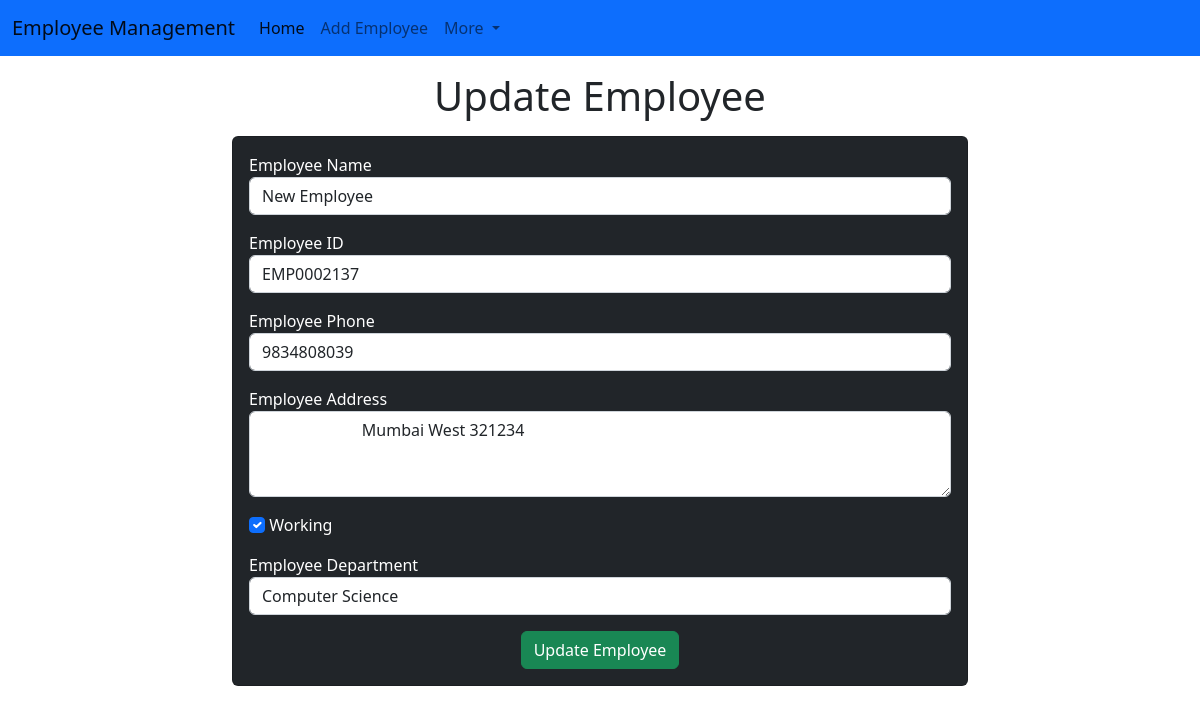
Page /employee/update-emp/6 on the committed database.
### emp/models.py (models this page shows)
class Employee(models.Model):
    name = models.CharField(max_length=200)
    emp_id = models.CharField(max_length=200)
    phone = models.CharField(max_length=10)
    address = models.CharField(max_length=150)
    working = models.BooleanField(default=True)
    department = models.CharField(max_length=50)

### emp/views.py (the view)
# urls.py: path("update-emp/<int:emp_id>", update_emp),
def update_emp(request, emp_id):
    emp = Employee.objects.get(pk=emp_id)
    return render(request, "emp/update_emp.html",{
        'emp':emp
    })

### templates/emp/update_emp.html (shortened to what this page needs)
<!DOCTYPE html>
<html lang="en">
  <head>
    <link
      href="https://cdn.jsdelivr.net/npm/bootstrap@5.2.0-beta1/dist/css/bootstrap.min.css"
      rel="stylesheet"
    />
  </head>
  <body>
    {% include 'emp/navbar.html' %}
    <h1 class="text-center my-3">Update Employee</h1>
    <div class="container">
      <div class="row">
        <div class="col-md-8 offset-md-2">
          <div class="card bg-dark text-white">
            <div class="card-body">
              <form action="/employee/do_update_emp/{{emp.id}}" method="POST">
                <div class="mb-3">
                  <label for="name">Employee Name</label>
                  <input
                    id="name"
                    type="text"
                    class="form-control"
                    placeholder="Ex. Jackson Ray"
                    name="emp_name"
                    value="{{emp.name}}"
                  />
                </div>
                <div class="mb-3">
                  <label for="id">Employee ID</label>
                  <input
                    id="id"
                    type="text"
                    class="form-control"
                    placeholder="Ex. 23541"
                    name="emp_id"
                    value="{{emp.emp_id}}"
                  />
                </div>
                <div class="mb-3">
                  <label for="phone">Employee Phone</label>
                  <input
                    id="phone"
                    type="text"
                    class="form-control"
                    placeholder="Ex. 9876346523"
                    name="emp_phone"
                    value="{{emp.phone}}"
                  />
                </div>
                <div class="mb-3">
                    <label for="address">Employee Address</label>
                    <textarea
                        rows="3"
                        id="address"
                        type="text"
                        class="form-control"
                        placeholder="Mumbai, West-213456"
                        name="emp_address">
                        {{emp.address}}
                    </textarea>
                </div>
                <div class="mb-3">
                  <input
                    {%
                    if
                    emp.working
                    %}
                    checked
                    {%
                    endif
                    %}
                    type="checkbox"
                    name="emp_working"
                    id="working"
                    class="form-check-input"
                    value="{{emp.working}}"
                  />
                  <label for="working">Working</label>
                </div>
                <div class="mb-3">
                  <label for="department">Employee Department</label>
                  <select
                    name="emp_department"
                    id="department"
                    class="form-control"
                    value="{{emp.department}}"
                  >
                    <option value="CS">Computer Science</option>
                  </select>
                </div>
                <div class="container text-center">
                  <button class="btn btn-success">Update Employee</button>
                </div>
              </form>
            </div>
          </div>
        </div>
      </div>
    </div>
  </body>
</html>

### rows in the picture
Employee: emp_name "New Employee", emp_id "EMP0002137", emp_phone "9834808039", emp_address "Mumbai West 321234", emp_department "Computer Science"
